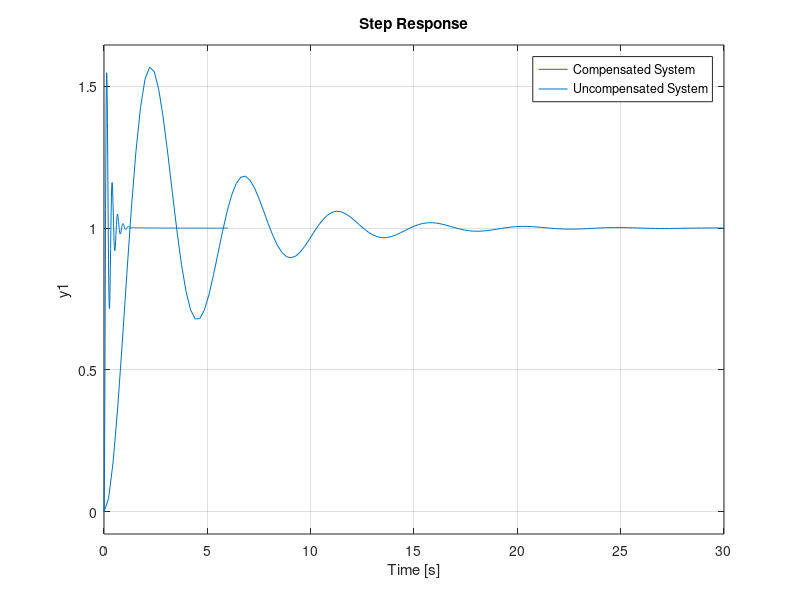

Recreate this plot in MATLAB. (Note: this script raises an error after producing the figure.)
% مشخصات سیستم
num = 2;
den = [1 0.5 0];
G = tf(num, den);

% مشخصات مطلوب حلقه بسته
zeta = sqrt(2)/2;
omega_n = 2;
s_desired = [-zeta*omega_n + 1i*omega_n*sqrt(1-zeta^2), -zeta*omega_n - 1i*omega_n*sqrt(1-zeta^2)];

% طراحی کنترل کننده پیشفاز
alpha = 0.1;
T = 1;
G_mag = abs(freqresp(G, omega_n));
K_c = (abs(s_desired(1)) + abs(s_desired(2)) - 2 * G_mag) / alpha;
Gc = K_c * tf([T 1], [alpha*T 1]);

% سیستم جبران شده
G_comp = feedback(G*Gc, 1);

% رسم پاسخ پله برای سیستم جبران شده و جبران نشده
figure;
step(G_comp);
hold on;
step(feedback(G, 1));
title('Step Response');
legend('Compensated System', 'Uncompensated System');
grid on;

% محاسبه مشخصههای عملکردی
info_comp = stepinfo(G_comp);
info_uncomp = stepinfo(feedback(G, 1));

% خطای ماندگار
ess_comp = abs(1 - dcgain(G_comp));
ess_uncomp = abs(1 - dcgain(feedback(G, 1)));

% نمایش مشخصات
fprintf('Compensated System:\n');
fprintf('Rise Time (tr): %.2f seconds\n', info_comp.RiseTime);
fprintf('Settling Time (ts): %.2f seconds\n', info_comp.SettlingTime);
fprintf('Steady-State Error (ess): %.2f\n', ess_comp);
fprintf('Peak Overshoot (P.O.): %.2f%%\n', info_comp.Overshoot);

fprintf('\nUncompensated System:\n');
fprintf('Rise Time (tr): %.2f seconds\n', info_uncomp.RiseTime);
fprintf('Settling Time (ts): %.2f seconds\n', info_uncomp.SettlingTime);
fprintf('Steady-State Error (ess): %.2f\n', ess_uncomp);
fprintf('Peak Overshoot (P.O.): %.2f%%\n', info_uncomp.Overshoot);
